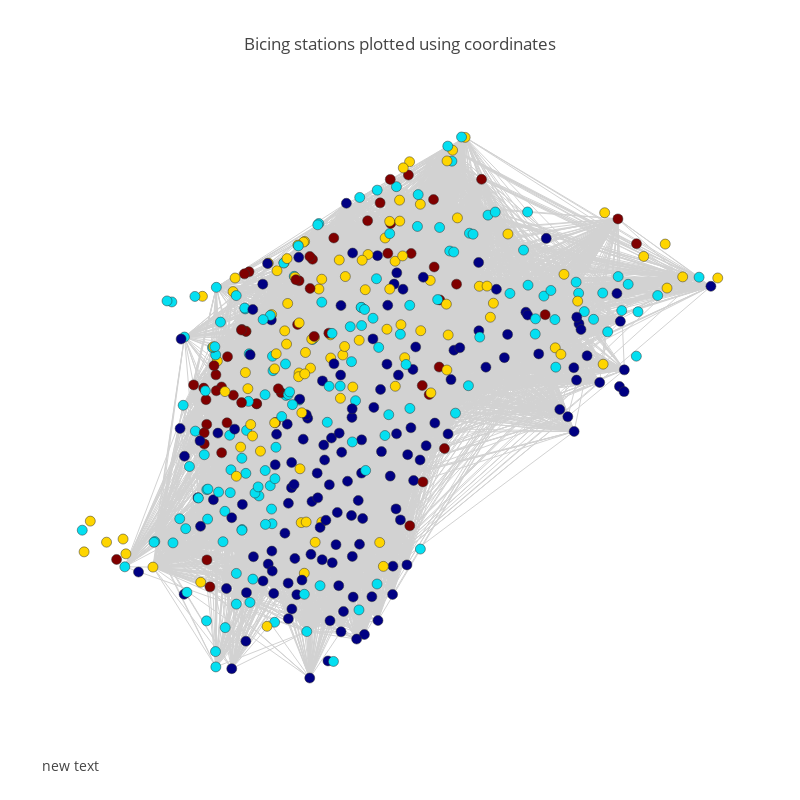

Notebook cell for this chart:
### Code cell
#plot stations(nodes) as coordinate points
import plotly
from plotly.graph_objs import *
import plotly.plotly as py
plotly.offline.init_notebook_mode(connected=True)

#edges

Xe=[]
Ye=[]
#print edges
for edge in edges:
    Xe+=[Xn[edge[0]],Xn[edge[1]], None]
    Ye+=[Yn[edge[0]],Yn[edge[1]], None]
    
trace1=Scatter(x=Xe,
               y=Ye,
               mode='lines',
               line=Line(color='rgb(210,210,210)', width=1),
               hoverinfo='none')
                
trace2=Scatter(x=Xn,
               y=Yn,
               mode='markers',
               name='Station',
               marker=Marker(symbol='dot',
                             size=10, 
                             color= colour_coded_nodes,
                             colorscale= 'Jet',
                             #showlegend = True,
                             line=Line(color='rgb(50,50,50)', width=0.5)
                             ),
               text=labels,
               hoverinfo='text'
               )

axis=dict(showline=False, # hide axis line, grid, ticklabels and  title
          zeroline=False,
          showgrid=False,
          showticklabels=False,
          title='' 
          )

width=800
height=800
layout=Layout(title= "Bicing stations plotted using coordinates",  #include time in title
    font= Font(size=12),
    showlegend=False,
    autosize=False,
    width=width,
    height=height,
    xaxis=XAxis(axis),
    yaxis=YAxis(axis),          
    margin=Margin(
        l=40,
        r=40,
        b=85,
        t=100,
    ),
    hovermode='closest',
    annotations=Annotations([
           Annotation(
           showarrow=False,  
            xref='paper',     
            yref='paper',     
            x=0,  
            y=-0.1,  
            xanchor='left',   
            yanchor='bottom',  
            font=Font(
            size=14 
            )     
            )
        ]),           
    )

#this is to add edges
data=Data([trace1, trace2])

fig = Figure(data=data, layout=layout)

plotly.offline.iplot(fig, filename='BicingStations')

### Figure 1 — Plotly figure (JSON) as saved in the notebook; plotly's stock layout.template omitted (floating-point values rounded to 4 significant figures; data arrays with more than 128 entries replaced by an {"elided": "..."} marker saying what was removed)
{"data": [{"hoverinfo": "none", "line": {"color": "rgb(210,210,210)", "width": 1}, "mode": "lines", "type": "scatter", "x": {"elided": "24255 float values"}, "y": {"elided": "24255 float values"}}, {"hoverinfo": "text", "marker": {"color": {"elided": "465 int values"}, "colorscale": "Jet", "line": {"color": "rgb(50,50,50)", "width": 0.5}, "size": 10, "symbol": "dot"}, "mode": "markers", "name": "Station", "text": {"elided": "465 str values"}, "type": "scatter", "x": {"elided": "465 float values"}, "y": {"elided": "465 float values"}}], "layout": {"annotations": [{"font": {"size": 14}, "showarrow": false, "x": 0, "xanchor": "left", "xref": "paper", "y": -0.1, "yanchor": "bottom", "yref": "paper"}], "autosize": false, "font": {"size": 12}, "height": 800, "hovermode": "closest", "margin": {"b": 85, "l": 40, "r": 40, "t": 100}, "showlegend": false, "title": "Bicing stations plotted using coordinates", "width": 800, "xaxis": {"showgrid": false, "showline": false, "showticklabels": false, "title": "", "zeroline": false}, "yaxis": {"showgrid": false, "showline": false, "showticklabels": false, "title": "", "zeroline": false}}}
